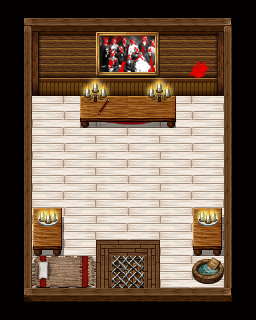

A 2D game scene composited from a Tiled map and its tileset images. What follows is a short description and the map's XML, with each tile layer's data collapsed to a summary:
An orthogonal 16x20 tile map with 16x16 px tiles, 9 tile layers (floor, walls, items, items, ...), 1 hidden layer not drawn, 6 tilesets and 7 objects (6x object, init).

<map version="1.0" orientation="orthogonal" width="16" height="20" tilewidth="16" tileheight="16">
 <properties>
  <property name="name" value="Attic" />
 </properties>
 <tileset firstgid="1" name="floors_2" tilewidth="16" tileheight="16">
  <image source="../graphics/tiles/floors_2.png" width="256" height="512" />
 </tileset>
 <tileset firstgid="513" name="walls_2" tilewidth="16" tileheight="16">
  <image source="../graphics/tiles/walls_2.png" width="512" height="690" />
 </tileset>
 <tileset firstgid="1889" name="furniture_2" tilewidth="16" tileheight="16">
  <image source="../graphics/tiles/furniture_2.png" width="512" height="512" />
 </tileset>
 <tileset firstgid="2913" name="paintings" tilewidth="16" tileheight="16">
  <image source="../graphics/tiles/paintings.png" width="512" height="256" />
 </tileset>
 <tileset firstgid="3425" name="tools" tilewidth="16" tileheight="16">
  <image source="../graphics/tiles/tools.png" width="500" height="500" />
 </tileset>
 <tileset firstgid="4386" name="redpaint" tilewidth="16" tileheight="16">
  <image source="../graphics/tiles/redpaint.png" width="256" height="256" />
 </tileset>
 <layer name="floor" width="16" height="20">
  <data>[320 cells, 300 non-empty, 24 distinct tile ids]</data>
 </layer>
 <layer name="walls" width="16" height="20">
  <data>[320 cells, 62 non-empty, 30 distinct tile ids]</data>
 </layer>
 <layer name="items" width="16" height="20">
  <data>[320 cells, 42 non-empty, 32 distinct tile ids]</data>
 </layer>
 <layer name="items" width="16" height="20">
  <data>[320 cells, 14 non-empty, 14 distinct tile ids]</data>
 </layer>
 <layer name="items" width="16" height="20">
  <data>[320 cells, 20 non-empty, 10 distinct tile ids]</data>
 </layer>
 <layer name="clickables" width="16" height="20">
  <data>[320 cells, 0 non-empty, 0 distinct tile ids]</data>
 </layer>
 <layer name="hero" width="16" height="20">
  <data>[320 cells, 0 non-empty, 0 distinct tile ids]</data>
 </layer>
 <layer name="items" width="16" height="20">
  <data>[320 cells, 0 non-empty, 0 distinct tile ids]</data>
 </layer>
 <layer name="overhead map" width="16" height="20">
  <data>[320 cells, 128 non-empty, 13 distinct tile ids]</data>
 </layer>
 <layer name="collision" width="16" height="20" visible="0" opacity="0.7">
  <data>[320 cells, 188 non-empty, 1 distinct tile ids]</data>
 </layer>
 <objectgroup name="objects" width="16" height="20">
  <object name="door" type="object" x="112" y="256" width="32" height="32">
   <properties>
    <property name="func" value="attic_door" />
   </properties>
  </object>
  <object name="photo" type="object" x="96" y="32" width="64" height="48">
   <properties>
    <property name="func" value="attic_photo" />
   </properties>
  </object>
  <object name="hand" type="object" x="192" y="64" width="16" height="16">
   <properties>
    <property name="func" value="attic_hand" />
   </properties>
  </object>
  <object name="pencil" type="object" x="96" y="96" width="16" height="16">
   <properties>
    <property name="func" value="attic_pencil" />
   </properties>
  </object>
  <object name="gun" type="object" x="112" y="96" width="32" height="16">
   <properties>
    <property name="func" value="attic_gun" />
    <property name="image" value="gun.png" />
   </properties>
  </object>
  <object name="note" type="object" x="32" y="96" width="32" height="32">
   <properties>
    <property name="func" value="attic_note" />
    <property name="image" value="note.png" />
   </properties>
  </object>
  <object name="INIT" type="init" x="224" y="0" width="32" height="32">
   <properties>
    <property name="func" value="init_attic" />
   </properties>
  </object>
 </objectgroup>
 <objectgroup name="scripts" width="16" height="20" />
</map>
